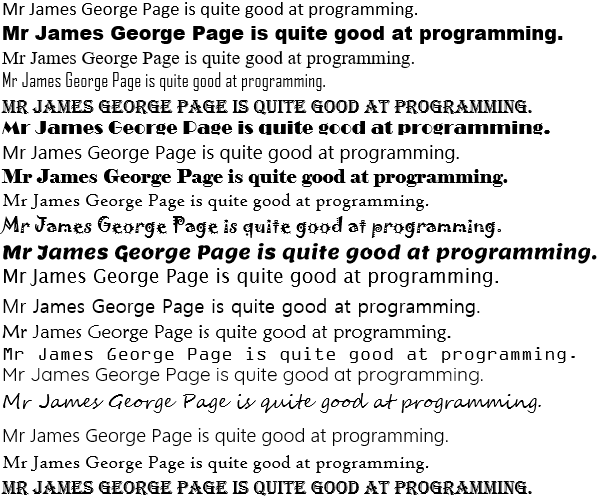
#> input picture COM2028Coursework/Source Code and Screenshots/1RecognisingPrintedPagesForMultipleLanguages/training_set_english.PNG, 600 x 499 px
$ python extract_letters.py   (Python 2 division)   (older library calls are emulated)
#> lines starting #> are read from the running program, lines starting #| are printed output that depends on the picture; after the words box and inside, x2 and y2 are one past the last pixel; in counts of white or black regions, pixels touching at a corner belong together
# Sample code for AI Coursework
# Extracts the letters from a printed page.

# Keep in mind that after you extract each letter, you have to normalise the size.
# You can do that by using scipy.imresize. It is a good idea to train your classifiers
# using a constast size (for example 20x20 pixels)

import numpy as np
import matplotlib.pyplot as plt
import matplotlib.patches as mpatches
from scipy.misc import imread,imresize
from skimage.segmentation import clear_border
from skimage.morphology import label
from skimage.measure import regionprops

image = imread('training_set_english.PNG',1)
#> image: shape (499, 600) float32; min 0, max 255, mean 220.9

#apply threshold in order to make the image binary
bw = image < 120
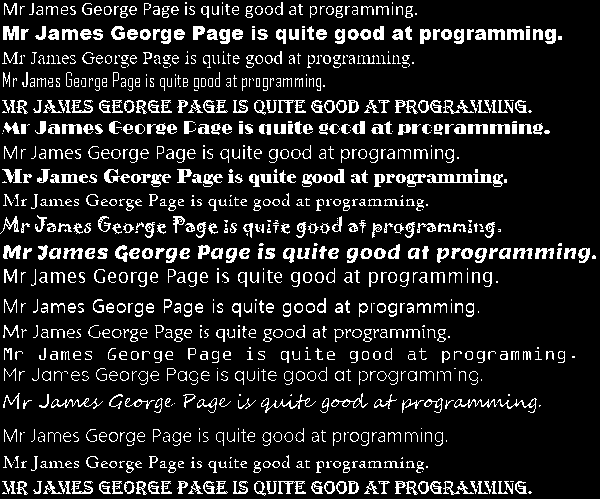
#> bw: shape (499, 600) bool; 12.8% white in thin lines or dots

# remove artifacts connected to image border
cleared = bw.copy()
clear_border(cleared)

# label image regions
label_image = label(cleared,neighbors=8)
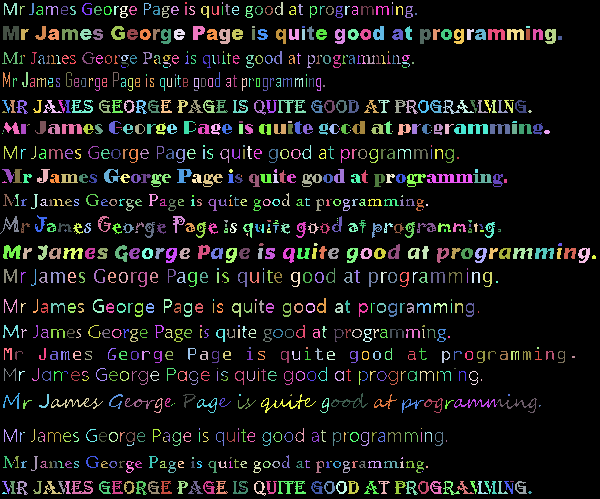
#> label_image: shape (499, 600) int32; 960 distinct labels, from 0 to 959; one colour per label, 0 black
borders = np.logical_xor(bw, cleared)
#> borders: shape (499, 600) bool; every value is 0
label_image[borders] = -1

print label_image.max()
#| 959

fig, ax = plt.subplots(ncols=1, nrows=1, figsize=(6, 6))
ax.imshow(bw, cmap='jet')


for region in regionprops(label_image):
    # skip small images
    if region.area > 50:

        # draw rectangle around segmented coins
        minr, minc, maxr, maxc = region.bbox
        rect = mpatches.Rectangle((minc, minr), maxc - minc, maxr - minr,
                              fill=False, edgecolor='red', linewidth=2)
        ax.add_patch(rect)
#> this loop made 959 passes
#> (minr, minc, maxr, maxc) on passes 5, 41, 46, 47, 48, 49, 52, 53, 54, 56, 57, 58: (3, 4, 15, 17), (6, 376, 15, 389), (26, 3, 40, 19), (26, 35, 40, 46), (26, 111, 40, 125), (26, 193, 40, 205), (26, 307, 40, 314), (26, 373, 40, 384), (26, 405, 40, 412), (29, 21, 40, 29), (29, 48, 40, 59), (29, 62, 40, 78)

plt.show()
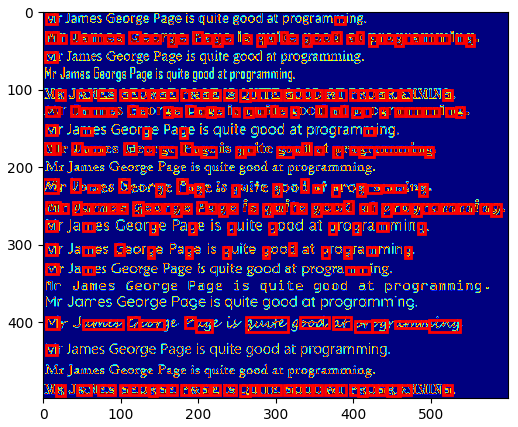
#> figure drawn by matplotlib, 1 panel
input()

$ run again, with COM2028Coursework/Source Code and Screenshots/1RecognisingPrintedPagesForMultipleLanguages/training_set_chinese.PNG copied over COM2028Coursework/Source Code and Screenshots/1RecognisingPrintedPagesForMultipleLanguages/training_set_english.PNG
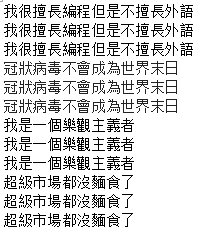
#> input picture COM2028Coursework/Source Code and Screenshots/1RecognisingPrintedPagesForMultipleLanguages/training_set_chinese.PNG, 197 x 232 px
#> bw: shape (232, 197) bool; 17.6% white in thin lines or dots
#> `label_image = label(cleared,neighbors=8)`:
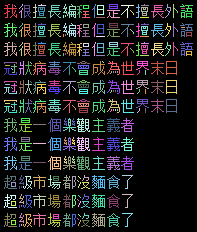
#> label_image: shape (232, 197) int32; 286 distinct labels, from 0 to 285; one colour per label, 0 black
#> borders: shape (232, 197) bool; every value is 0
#| 285
#> the loop `for region in regionprops(label_image):` made 285 passes
#> (minr, minc, maxr, maxc) on passes 1, 5, 12, 15, 20, 34, 38, 45: (4, 4, 18, 17), (4, 63, 18, 76), (4, 180, 18, 193), (5, 48, 18, 61), (5, 151, 18, 164), (23, 4, 37, 17), (23, 63, 37, 76), (23, 180, 37, 193)
#> `plt.show()`:
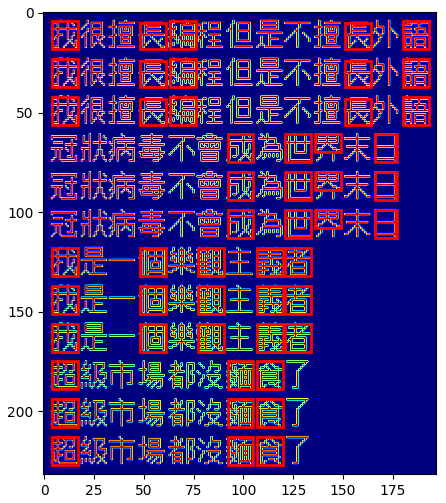
#> figure drawn by matplotlib, 1 panel
